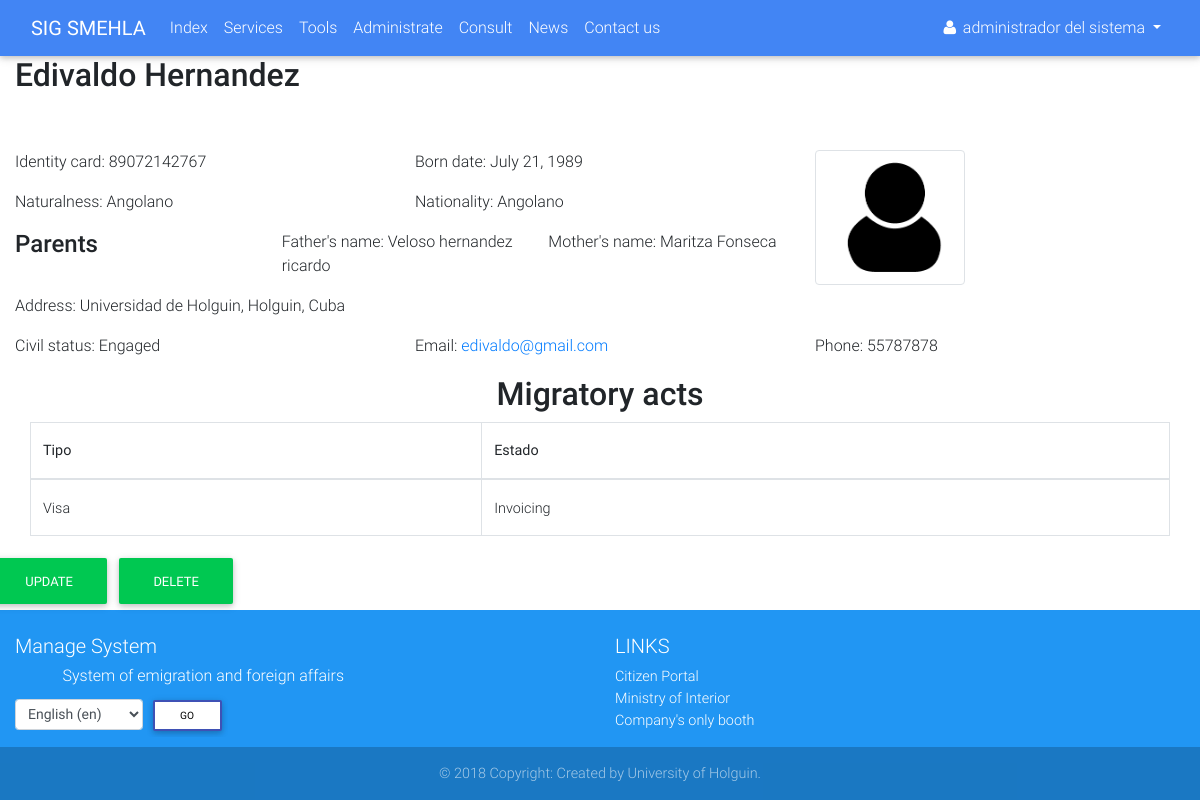
The page /client/6/detail/ (signed in) on the database as committed earlier.
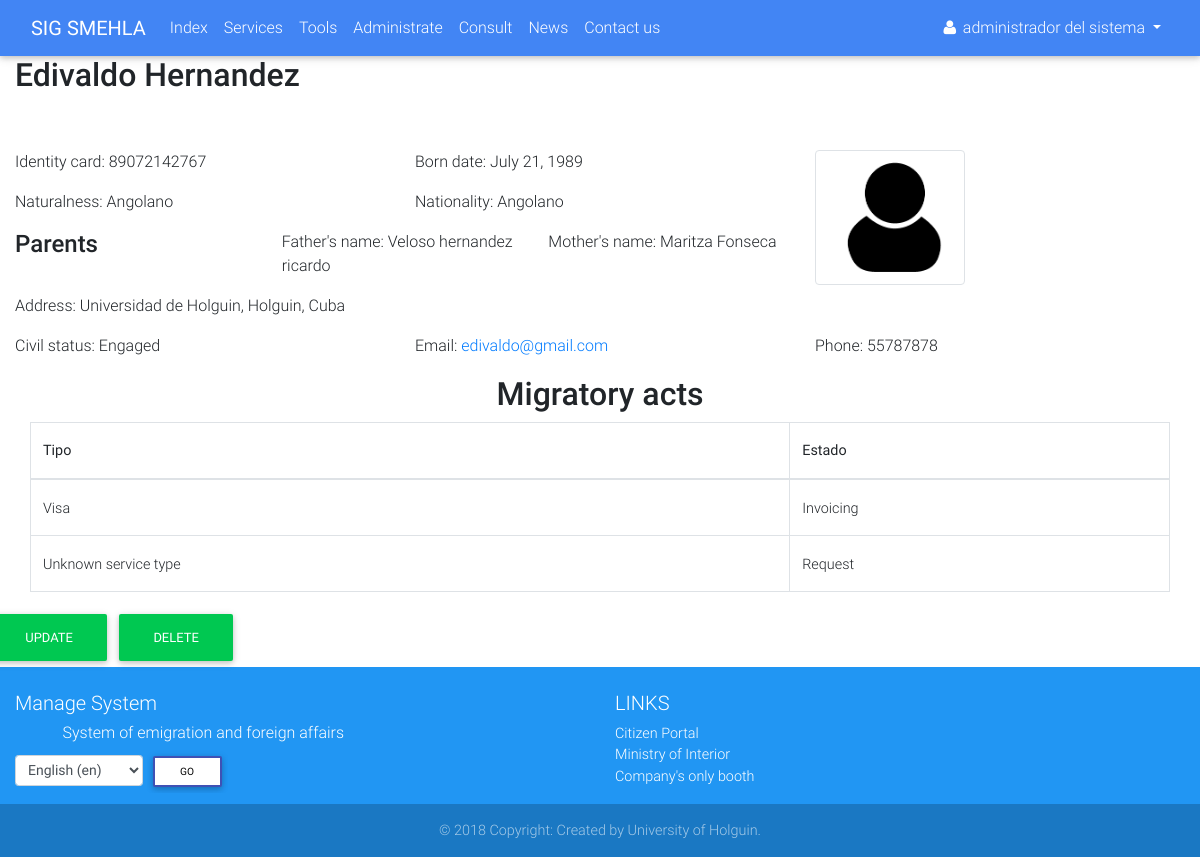
The same page on the database as committed later.
### accounts/models.py (models this page shows, shortened)
class Profile(AbstractUser):
    OCCUPATION_TYPE = (
        ('FAC', _('Functionary of Attention to Customer')),
        ('BAC', _('Boss of Attention to Customer')),
        ('BDAC', _('Boss of Departament of Attention to Customer')),
        ('DIR', _('Director')),
        ('ADMIN', _('Administrator')),
    )
    born_date = models.DateField(_('Born date'), blank=True, null=True, validators=[validate_born_date])
    occupation = models.CharField(_('Occupation'), max_length=5, choices=OCCUPATION_TYPE, default='FAC')
    REQUIRED_FIELDS = ['email', 'born_date']
    class Meta:
        verbose_name = _('Profile')
        verbose_name_plural = _('Profiles')
    def __str__(self):
        if self.first_name and self.last_name:
            return self.get_full_name()
        else:
            return self.username

### services/models.py (models this page shows, shortened)
class Client(models.Model):
    CIVIL_STATUS = (
        ('S', _('Single')),
        ('E', _('Engaged')),
        ('M', _('Married')),
        ('W', _('Widower')),
    )
    def upload_file(self, filename):
        ext = filename.split('.')[-1]
        return 'clients/{}.{}'.format(self.ci, ext)
    def upload_image(self, filename):
        ext = filename.split('.')[-1]
        return 'clients/picture/{}.{}'.format(self.first_name, ext)
    ci = models.CharField(_('Identity card'), max_length=13, unique=True)
    picture = models.ImageField(_('Picture'), upload_to=upload_image, null=True, blank=True)
    first_name = models.CharField(_('First name'), max_length=30)
    last_name = models.CharField(_('Last name'), max_length=150)
    born_date = models.DateField(_('Born date'), validators=[validators.validate_born_date])
    civil_status = models.CharField(_('Civil status'), choices=CIVIL_STATUS, max_length=1)
    naturalness = models.CharField(_("Naturalness"), max_length=30)
    nationality = models.CharField(_('Nationality'), max_length=30)
    father = models.CharField(_('Father name'), max_length=200)
    mother = models.CharField(_('Mother name'), max_length=200)
    address = models.TextField(_('Address'))
    email = models.EmailField(_('Email'))
    phone = models.PositiveIntegerField(_('Phone number'))
    data_attachment = models.FileField(_('Data attachment'), upload_to=upload_file, null=True, blank=True)
    def get_full_name(self):
        full_name = '%s %s' % (self.first_name, self.last_name)
        return full_name.strip()
    class Meta:
        verbose_name = _('Client')
        verbose_name_plural = _('Clients')

class Service(models.Model):
    SERVICE_STATUS = (
        ('1', _('Request')),
        ('2', _('Invoicing')),
        ('3', _('Revision')),
        ('4', _('Authenticating')),
        ('5', _('Deliver')),
    )
    SERVICE_TYPE = {
        'None': _('Unknown service type'),
        'visa': _('Visa'),
        'passport': _('Passport'),
        'renovation': _('Residence renovation'),
        'marriage': _('Residence by marriage'),
        'authorization': _('Residence authorization'),
    }
    client = models.ForeignKey(verbose_name=_('Client'), to=Client, on_delete=models.CASCADE)
    status = models.CharField(_('Status'), max_length=1, choices=SERVICE_STATUS, default='1')
    service_type = None
    def get_service_type(self):
        if self.service_type:
            return self.SERVICE_TYPE[self.service_type]
        else:
            return self.SERVICE_TYPE['None']

### services/views.py (the view)
# urls.py: path('client/<int:pk>/detail/', views.ClientDetailView.as_view(), name='client_detail'),
class ClientDetailView(mixins.LoginRequiredMixin, generic.DetailView):
    model = models.Client

### services/templates/services/client_detail.html (shortened to what this page needs)
{% extends 'navbar.html' %}
{% load i18n %}
{% block main %}
    <div class="container-fluid">
        {% include 'services/client_detail_template.html' with client=client only %}
    </div>
    <div class="row">
        <div class="col-12">
            <h2 class="h2 text-center">{% trans 'Migratory acts' %}</h2>
        </div>
    </div>
    <div class="container">
        <div class="row">
            <table class="table table-bordered table-hover">
                <thead>
                <tr>
                    <th>Tipo</th>
                    <th>Estado</th>
                </tr>
                </thead>
                <tbody>
                {% for service in client.service_set.all %}
                    <tr>
                        {% if service.visa %}
                            <td>{{ service.visa.get_service_type }}</td>
                        {% elif service.passport %}
                            <td>{{ service.passport.get_service_type }}</td>
                        {% else %}
                            <td>{{ service.get_service_type }}</td>
                        {% endif %}
                        <td>{{ service.get_status_display }}</td>
                    </tr>
                {% empty %}
                    <tr>
                        <td colspan="2"
                            class="text-muted text-center">{% trans 'No requested services found' %}</td>
                    </tr>
                {% endfor %}
                </tbody>
            </table>
        </div>
    </div>
    <div class="row">
        <a href="{% url 'services:client_update' client.pk %}" class="btn btn-success">{% trans 'Update' %}</a>
        <a href="{% url 'services:client_delete' client.pk %}" class="btn btn-success">{% trans 'Delete' %}</a>
    </div>
{% endblock %}

### accounts/templates/navbar.html (shortened to what this page needs)
{% extends 'base.html' %}
{% load static %}
{% load i18n %}
{% block styles %}
    <link rel="stylesheet" href="{% static 'accounts/css/navbar.css' %}">
{% endblock %}
{% block content %}
    <header>
        <nav class="navbar navbar-expand-lg navbar-dark primary-color">
            <div class="container-fluid">
                <a href="{% url 'services:index' %}" class="navbar-brand">
                    <strong>SIG SMEHLA</strong>
                </a>
                <div class="collapse navbar-collapse" id="navbar">
                    <ul class="navbar-nav mr-auto">
                        <li class="nav-item" id="init">
                            <a href="{% url 'services:index' %}" class="nav-link">{% trans 'Index' %}
                                </a>
                        </li>
                        <li class="nav-item" id="services">
                            <a href="{% url 'services:services' %}" class="nav-link">{% trans 'Services' %}</a>
                        </li>
                        {% if user.is_authenticated %}
                            <li class="nav-item" id="tools">
                                <a href="{% url 'services:tools' %}" class="nav-link">{% trans 'Tools' %}</a>
                            </li>
                        {% endif %}
                        {% if user.is_superuser %}
                            <li class="nav-item" id="dashboard">
                                <a href="{% url 'accounts:dashboard' %}" class="nav-link">{% trans 'Administrate' %}</a>
                            </li>
                        {% endif %}
                        <li class="nav-item" id="status">
                            <a href="{% url 'services:status' %}" class="nav-link">{% trans 'Consult' %}</a>
                        </li>
                        <li class="nav-item" id="news">
                            <a href="{% url 'news:list' %}" class="nav-link">{% trans 'News' %}</a>
                        </li>
                        <li class="nav-item">
                            <a href="#" class="nav-link" data-toggle="modal"
                               data-target="#contact">{% trans 'Contact us' %}</a>
                        </li>
                    </ul>
                    <div class="form-inline">
                        <ul class="navbar-nav mr-auto">
                            <li class="nav-item">
                                {% if user.is_authenticated %}
                                    <div class="dropdown">
                                        <a href="#" id="test" class="nav-link waves-effect waves-light dropdown-toggle"
                                           data-toggle="dropdown" aria-haspopup="true" aria-expanded="false">
                                            <i class="fa fa-user"></i>
                                            <span class="clearfix d-none d-sm-inline-block">{{ user }}</span>
                                        </a>
                                    </div>
                                {% else %}
                                    <a href="{% url 'accounts:login' %}" class="nav-link">
                                        <i class="fa fa-sign-in"></i>
                                    </a>
                                {% endif %}
                            </li>
                        </ul>
                    </div>
                </div>
            </div>
        </nav>
    </header>
    <main>
        {% block main %}
        {% endblock %}
    </main>
    <footer class="page-footer font-small blue pt-4">
        <div class="container-fluid text-center text-md-left">
            <div class="row">
                <div class="col-md-6 mt-md-0 mt-3">
                    <h5>{% trans 'Manage System' %}</h5>
                    <h6 class="offset-1">{% trans 'System of emigration and foreign affairs' %}</h6>
                    <form action="{% url 'set_language' %}" method="post">{% csrf_token %}
                        <label>
                            <select name="language" class="form-control form-control-sm" id="languages">
                                {% get_available_languages as LANGUAGES %}
                                {% get_language_info_list for LANGUAGES as languages %}
                                {% get_current_language as LANGUAGE_CODE %}
                                {% for language in languages %}
                                    <option value="{{ language.code }}"{% if language.code == LANGUAGE_CODE %}
                                            selected{% endif %}>
                                        {{ language.name_local }} ({{ language.code }})
                                    </option>
                                {% endfor %}
                            </select>
                        </label>
                        <input type="submit" value="{% trans 'Go' %}" class="btn btn-outline-indigo btn-white btn-sm">
                    </form>
                </div>
                <div class="col-md-3 mb-md-0 mb-3">
                    <h5 class="text-uppercase">{% trans 'Links' %}</h5>
                    <ul class="list-unstyled">
                        <li>
                            <a href="http://www.cidadao.gov.ao" target="_blank">{% trans 'Citizen Portal' %}</a>
                        </li>
                        <li>
                            <a href="http://www.minint.gov.ao" target="_blank">{% trans 'Ministry of Interior' %}</a>
                        </li>
                        <li>
                            <a href="http://gue.minjus-ao.com" target="_blank">{% trans "Company's only booth" %}</a>
                        </li>
                    </ul>
                </div>
            </div>
        </div>
        <div class="footer-copyright text-center py-3">
            &copy; 2018 {% trans 'Copyright: Created by University of Holguin' %}.
        </div>
    </footer>
{% endblock %}

### accounts/templates/base.html (shortened to what this page needs)
<!DOCTYPE html>
{% load i18n %}
{% get_current_language as LANGUAGE_CODE %}
<html lang="{{ LANGUAGE_CODE }}">
{% load static %}
<head>
    <link rel="stylesheet" href="{% static 'accounts/css/font-awesome.css' %}">
    <link href="{% static 'accounts/css/bootstrap.min.css' %}" rel="stylesheet">
    <link href="{% static 'accounts/css/mdb.min.css' %}" rel="stylesheet">
    <link href="{% static 'accounts/css/sweetalert2.min.css' %}" rel="stylesheet">
    <link href="{% static 'accounts/css/bootstrap-datepicker.css' %}" rel="stylesheet">
    <link href="{% static 'accounts/css/styles.css' %}" rel="stylesheet">
    {% block styles %}{% endblock %}
</head>
<body>
{% block content %}
{% endblock %}
</body>
</html>

### services/templates/services/client_detail_template.html (shortened to what this page needs)
{% load i18n %}
{% load static %}
<div class="row">
    <div class="col-lg-12 mb-5">
        <h2 class="h2">{{ client.get_full_name }}</h2>
    </div>
</div>
<div class="row">
    <div class="col-lg-8">
        <div class="row">
            <div class="col-lg-6">
                <p>{% trans 'Identity card' %}: {{ client.ci }}</p>
            </div>
            <div class="col-lg-6">
                <p>{% trans 'Born date' %}: {{ client.born_date }}</p>
            </div>
        </div>
        <div class="row">
            <div class="col-lg-6">
                <p>{% trans 'Naturalness' %}: {{ client.naturalness }}</p>
            </div>
            <div class="col-lg-6">
                <p>{% trans 'Nationality' %}: {{ client.nationality }}</p>
            </div>
        </div>
        <div class="row">
            <div class="col">
                <h4 class="h4">{% trans 'Parents' %}</h4>
            </div>
            <div class="col">
                <p>{% trans "Father's name" %}: {{ client.father }}</p>
            </div>
            <div class="col">
                <p>{% trans "Mother's name" %}: {{ client.mother }}</p>
            </div>
        </div>
        <div class="row">
            <div class="col-lg-12">
                <p>{% trans 'Address' %}: {{ client.address }}</p>
            </div>
        </div>
    </div>
    <div class="col-lg-4">
        <img src="{% if client.picture %}{{ client.picture.url }}{% else %}{% static 'accounts/img/user.png' %}{% endif %}"
             alt="{{ client.first_name }}" width="150em" height="150em" class="img-thumbnail">
    </div>
</div>
<div class="row">
    <div class="col-lg-4">
        <p>{% trans 'Civil status' %}: {{ client.get_civil_status_display }}</p>
    </div>
    <div class="col-lg-4">
        <p>{% trans 'Email' %}: <a href="mailto:{{ client.email }}">{{ client.email }}</a></p>
    </div>
    <div class="col-lg-4">
        <p>{% trans 'Phone' %}: {{ client.phone }}</p>
    </div>
</div>
<div class="row">
    <div class="col-lg-12">
    </div>
</div>

### accounts/static/accounts/css/navbar.css (style rules this page uses)
body { display: flex; min-height: 100vh; flex-direction: column; }
main { flex: 1 0 auto; }

Rows that differ between the two databases and show on the page:
added Service: get_service_type "Unknown service type", status "Request"
